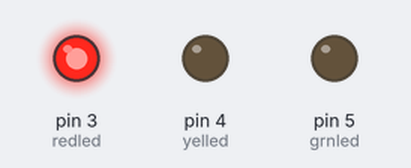
Recording of a sketch running on a simulated Arduino Uno, built with avr-gcc and run on an emulated ATmega328P. On the bench: output pins drawn as LEDs (lit = HIGH).

Above: at 4.5 s.
At 9.5 s:
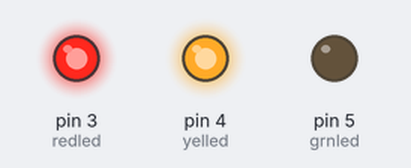
At 14.5 s:
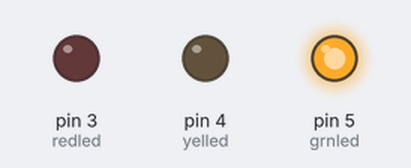
At 19.5 s:
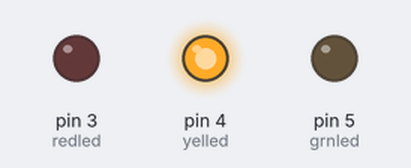
Timing chart, 0 to 26.0 s (numbered marks = the images above):
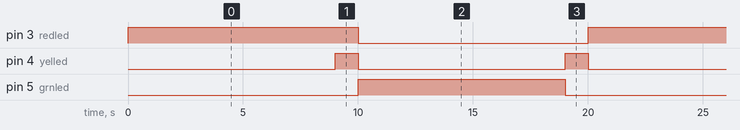

The sketch:

trafikljus.ino
```cpp
// Trafikljus
// Använd färdigt sådant med motstånd. 3.3V GND
// R 9 sek
// RY 1 sek
// G 9 sek
// Y 1 sek

int redled = 3;
int yelled = 4;
int grnled = 5;

void setup() {
  pinMode (3, OUTPUT);
  pinMode (4, OUTPUT);
  pinMode (5, OUTPUT);
}

void loop() {
  digitalWrite (redled, 1);
  delay(9000);

  digitalWrite (yelled, 1);
  delay (1000);

  digitalWrite (redled, 0);
  digitalWrite (yelled, 0);
  digitalWrite (grnled, 1);
  delay (9000);

  digitalWrite (grnled, 0);
  digitalWrite (yelled, 1);
  delay (1000);
  digitalWrite (yelled, 0);
}
```

Measured:
- by itself, pin 3 (redled): alternates HIGH for 10.0 s and LOW for 10.0 s
- by itself, pin 4 (yelled): alternates HIGH for 1.0 s and LOW for 9.0 s
- by itself, pin 5 (grnled): alternates HIGH for 9.0 s and LOW for 11.0 s
